Frame 1 (no input): blank canvas, image omitted
Frame 60 (the mouse pressed at the canvas centre just before this capture): blank canvas, image omitted
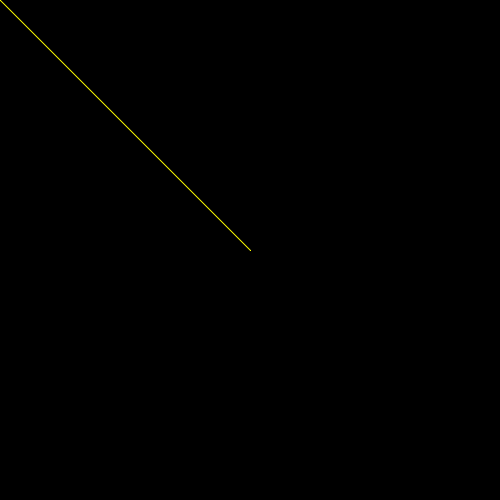
Frame 120 (the mouse held since frame 60 and released just before this capture)

The Processing sketch whose frames 1 and 60 were blank and that drew this single picture after the mouse press (run headless with seeded random() and noise(); from frame 60 on, the mouse is pressed at the canvas centre):

// Processing sketch: ex04_17
// ── ex04_17.pde
// 마우스를 따라 선 그리기

void setup() {
  size(500, 500);
  background(0);
}

void draw() {
  stroke(255, 255, 0);
  line(pmouseX, pmouseY, mouseX, mouseY);
}
